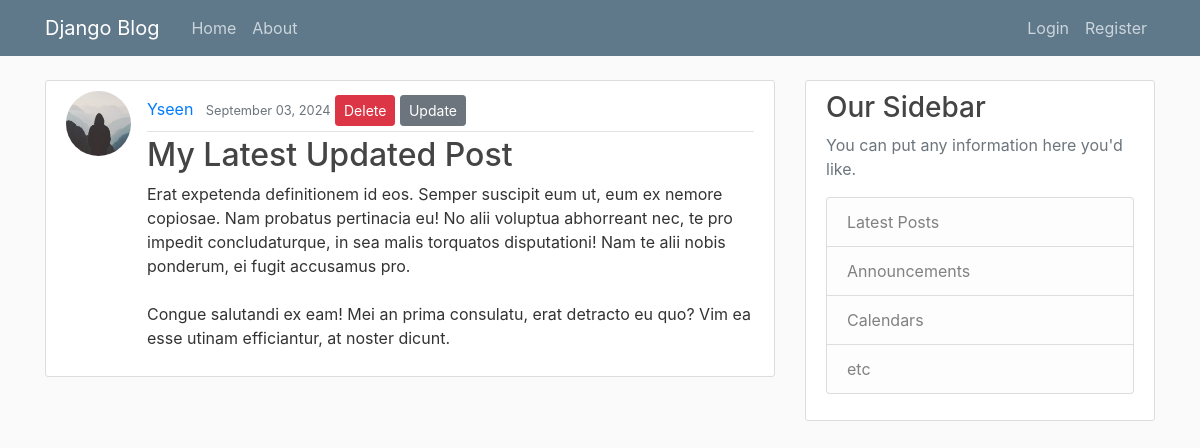
Page /post/56/ on the committed database.
### blog/models.py (models this page shows, shortened)
class Post(models.Model):
    title = models.CharField(max_length=100)# this chracter field
    content = models.TextField()# it line and line of text or unrestricted text
    date_posted = models.DateTimeField(default=timezone.now)# auto_now = True: which means update the date posted
    author = models.ForeignKey(User,on_delete=models.CASCADE)# ondelete tell django what shuld do when a auther field is deleted

### users/models.py (models this page shows, shortened)
class Profile(models.Model):
    user = models.OneToOneField(User,on_delete=models.CASCADE)# create onto one relationship between User field
    image = models.ImageField(default = 'default.jpg',upload_to=' profile_pics')# it is image field and it accept th default.jpg by defalut if no imaeg uploaded to user and uploadt_to directory that images uploded to tath

### blog/views.py (the view)
# urls.py: path('post/<int:pk>/',PostDetailView.as_view(),name = 'post-detail'),
class PostDetailView(DetailView):#Render a "detail" view of an object.
    model =Post

### blog/templates/blog/post_detail.html
{% extends "blog/base.html" %}
{% block content %}
        <article class="media content-section">
          <img class ='rounded-circle article-img' src ='{{object.author.profile.image.url}}'>
          <div class="media-body">
            <div class="article-metadata">
              <a class="mr-2" href="#">{{ object.author }}</a>
              <small class="text-muted">{{object.date_posted|date:"F d, Y" }}</small>
              <a class=" btn btn-danger btn-sm mt-1 mb-1" href="{% url 'post-delete' object.id%}">Delete</a>
              <a class=" btn btn-secondary btn-sm mt-1 mb-1" href="{% url 'post-update' object.id%}">Update</a>
            </div>
            <h2 class="article-title"> {{ object.title }}</h2>
            <p class="article-content">{{ object.content }}</p>
          </div>
        </article>
{% endblock content %}

### static/blog/main.css (style rules this page uses)
body { background: #fafafa; color: #333333; margin-top: 5rem; }
h1, h2, h3, h4, h5, h6 { color: #444444; }
.content-section { background: #ffffff; padding: 10px 20px; border: 1px solid #dddddd; border-radius: 3px; margin-bottom: 20px; }
.article-title { color: #444444; }
.article-content { white-space: pre-line; }
.article-img { height: 65px; width: 65px; margin-right: 16px; }
.article-metadata { padding-bottom: 1px; margin-bottom: 4px; border-bottom: 1px solid #e3e3e3 }

### rows in the picture
Post: author.profile.image (placeholder picture), author "Yseen", date_posted "September 03, 2024", title "My Latest Updated Post", content "Erat expetenda definitionem id eos. Semper suscipit eum ut, eum ex nemore copiosae. Nam probatus pertinacia eu! No alii voluptua abhorreant nec, te pro impedit concludaturque, in sea malis torquatos disputationi! Nam te alii nobis ponderum, ei fugit accusamus pro. Congue salutandi ex eam! Mei an prima consulatu, erat detracto eu quo? Vim ea esse utinam efficiantur, at noster dicunt."
